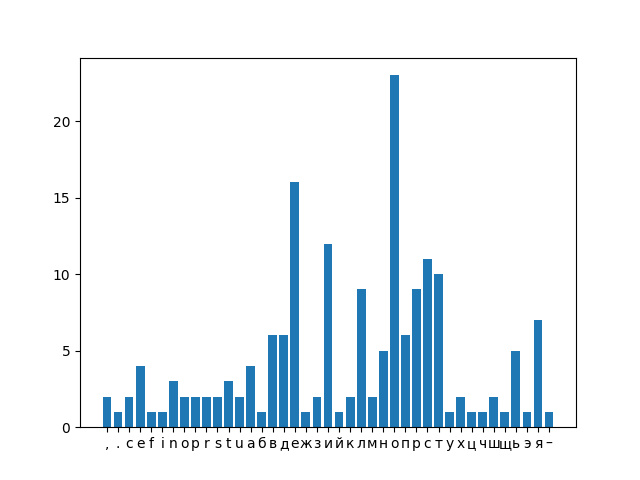

Recreate this plot in Python.
import pylab

filePath = "zavd2.txt"
file1 = open(filePath, "r", encoding='UTF-8').read().lower().split()
print(file1)
symbols = []

for word in file1:
    for symbol in word:
        symbols.append(symbol)  

symbols.sort()
frequency = {}

for item in symbols:
   if item in frequency:
      frequency[item] += 1
   else:
      frequency[item] = 1

keys, values = zip(*frequency.items())

pylab.bar(keys, values)
pylab.show()
